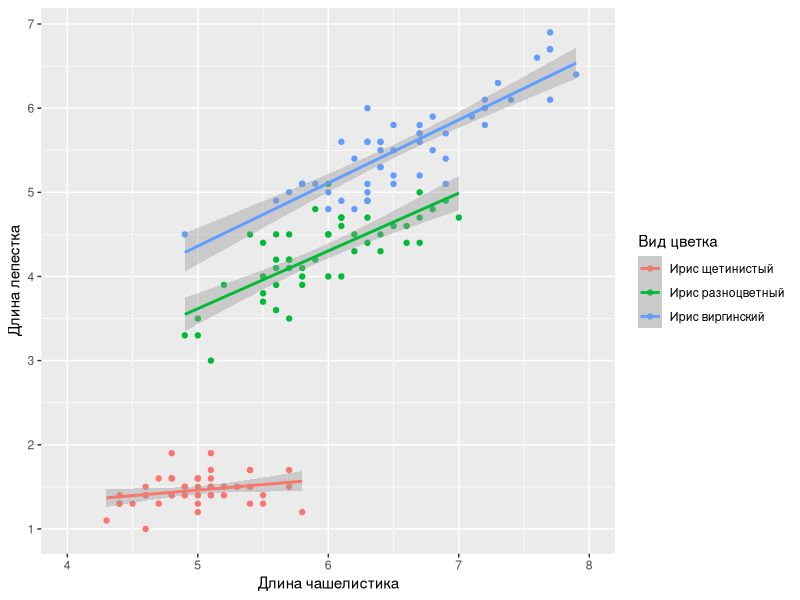

This chart was generated by the following R code:
library(ggplot2)

iris_plot <- ggplot(iris, aes(x = Sepal.Length, y = Petal.Length, 
                              color = factor(Species)))+
  geom_point() +
  geom_smooth(method = "lm")+
  scale_color_discrete(name = "Вид цветка", labels = c("Ирис щетинистый", "Ирис разноцветный", "Ирис виргинский"))+
  scale_x_continuous(name = "Длина чашелистика", breaks = seq(from= 4, to = 8 ,by = 1), limits = c(4,8))+ 
  scale_y_continuous(name = "Длина лепестка", breaks = seq(from= 1, to = 7 ,by = 1))
